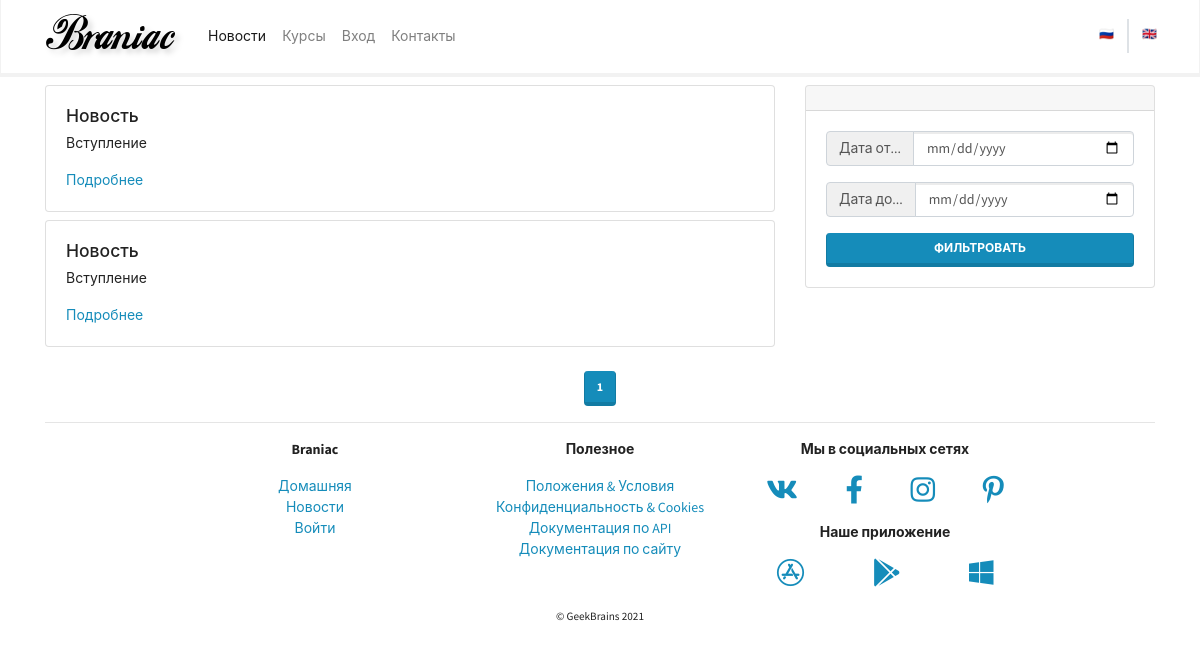
Page /mainapp/news/ on the earlier database version.
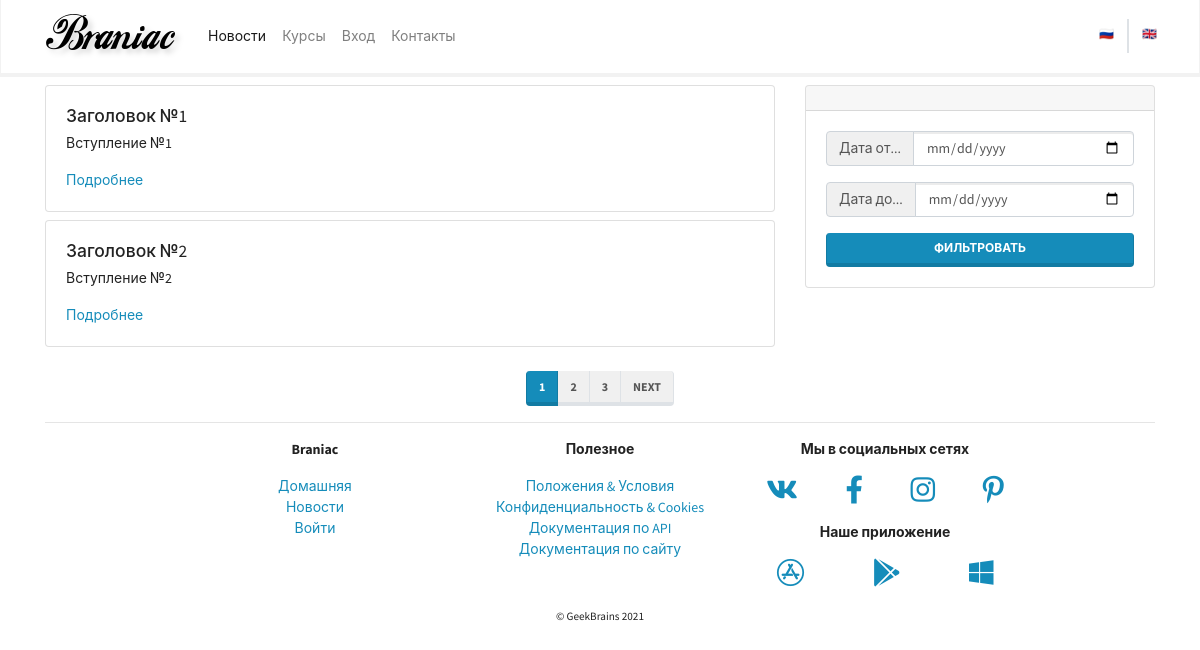
Same page on the later database version.
### mainapp/models.py (models this page shows, shortened)
class BaseModel(models.Model):
    created_at = models.DateTimeField(auto_now_add=True, verbose_name='Дата создания')
    updated_at = models.DateTimeField(auto_now=True, verbose_name='Дата последнего изменения')
    deleted = models.BooleanField(default=False, verbose_name='Удален')
    class Meta:
        abstract = True
        ordering = ('-created_at',)  # сортировка в обратном порядке по времени создания

class News(BaseModel):
    object = NewsManager()
    title = models.CharField(max_length=255, verbose_name='Заголовок')
    preamble = models.CharField(max_length=1000, verbose_name='Вступление')
    body = models.TextField(verbose_name='Содержимое')
    body_as_markdown = models.BooleanField(default=False, verbose_name='Способ разметки')
    class Meta:
        verbose_name = 'новость'
        verbose_name_plural = 'новости'

### mainapp/views.py (the view)
# urls.py: path('news/', views.NewsListView.as_view(), name='news'),
class NewsListView(ListView):
    model = News
    paginate_by = 2
    def get_queryset(self):
        return super().get_queryset().filter(deleted=False)

### mainapp/context_processor.py (called while the page is built)
def my_context_processor(request):
    return {
        'foo': 'bar'
    }

### mainapp/models.py (called while the page is built)
    def get_queryset(self):
        return super().get_queryset().filter(deleted=False)

### mainapp/templates/mainapp/news_list.html (shortened to what this page needs)
{% extends 'mainapp/base.html' %}
{% block content %}
<div class="row">
    <div class="col-lg-8">
        {% for item in page_obj %}
        <div class="card my-2">
            <div class="card-body">
                <h5 class="card-title">{{ item.title }}</h5>
                <p class="card-text">{{ item.preamble }}</p>
                <div class="row">
                    <div class="col">
                        <a href="{% url 'mainapp:news_detail' pk=item.pk %}"
                           class="card-link">Подробнее</a>
                    </div>
                </div>
            </div>
        </div>
        {% endfor %}
    </div>
    <div class="col-lg-4">
        <div class="card my-2 sticky-top">
            <div class="card-header">
            </div>
            <div class="card-body">
                <form action="">
                    <div class="input-group mb-3">
                        <div class="input-group-prepend">
                            <span class="input-group-text" id="basic-addon1">Дата от...</span>
                        </div>
                        <input type="date" class="form-control" name="dateFrom">
                    </div>
                    <div class="input-group mb-3">
                        <div class="input-group-prepend">
                            <span class="input-group-text" id="basic-addon1">Дата до...</span>
                        </div>
                        <input type="date" class="form-control" name="dateTo">
                    </div>
                    <button type="submit"
                            class="btn btn-primary btn-block">Фильтровать
                    </button>
                </form>
            </div>
        </div>
    </div>
</div>
<div class="row justify-content-center align-items-center mt-3 mb-n3">
    <nav aria-label="Page navigation example">
        <ul class="pagination">
            {% for item in page_obj.paginator.page_range %}
                <li class="page-item {% if item == page_obj.number %} active {% endif %}"><a class="page-link" href="?page={{ item }}">{{ item }}</a></li>
            {% endfor %}
            {% if page_obj.has_next %}
                <li class="page-item"><a class="page-link" href="?page={{ page_obj.next_page_number }}">Next</a></li>
            {% endif %}
        </ul>
    </nav>
</div>
{% endblock content %}

### mainapp/templates/mainapp/base.html (shortened to what this page needs)
{% load static %}
<!doctype html>
<html lang="ru">
<head>
    <link rel="stylesheet" href="{% static 'css/bootstrap.min.css' %}">
    <link rel="stylesheet" href="{% static 'css/Chart.min.css' %}">
    <link rel="stylesheet" href="{% static 'css/fontawesome.all.min.css' %}">
</head>
<body>
    <nav class="navbar navbar-expand-lg navbar-light bg-light">
        <div class="container">
            <a class="navbar-brand" href="{% url 'mainapp:index' %}">
                <img src="{% static 'img/logo.png' %}" alt="">
            </a>
{% include 'mainapp/includes/inc_main_menu.html' %}
        </div>
    </nav>
    <div class="container-md">
    {% block content %}
        {% endblock %}
    </div>
    <div class="container-lg mt-auto">
        <hr>
        <div class="row justify-content-center">
            <div class="col-sm-6 col-md-3 text-center">
                <p>
                    <strong>Braniac</strong>
                </p>
                <p>
                <ul class="list-unstyled">
                    <li><a href="{% url 'mainapp:index' %}">Домашняя</a></li>
                    <li><a href="{% url 'mainapp:news' %}">Новости</a></li>
                {% if user.is_authenticated %}
                    <li><a href="{% url 'authapp:logout' %}">Выйти</a></li>
                {% else %}
                    <li><a href="{% url 'authapp:login' %}">Войти</a></li>
                {% endif %}
                </ul>
                </p>
            </div>
            <div class="col-sm-6 col-md-3 text-center">
                <p>
                    <strong>Полезное</strong>
                </p>
                <p>
                <ul class="list-unstyled">
                    <li><a href="#">Положения &amp; Условия</a></li>
                    <li><a href="#">Конфиденциальность &amp; Cookies</a></li>
                    <li><a href="#">Документация по API</a></li>
                    <li><a href="{% url 'mainapp:docsite' %}">Документация по сайту</a></li>
                </ul>
                </p>
            </div>
            <div class="col-sm-6 col-md-3 text-center">
                <p>
                    <strong>Мы в социальных сетях</strong>
                </p>
                <p>
                <div class="row justify-content-around">
                    <div><a href="#"><i class="fab fa-vk fa-2x"></i></a></div>
                    <div><a href="#"><i class="fab fa-facebook-f fa-2x"></i></a></div>
                    <div><a href="#"><i class="fab fa-instagram fa-2x"></i></a></div>
                    <div><a href="#"><i class="fab fa-pinterest-p fa-2x"></i></a></div>
                </div>
                </p>
                <p>
                    <strong>Наше приложение</strong>
                </p>
                <p>
                <div class="row justify-content-around">
                    <div><a href="#"><i class="fab fa-app-store fa-2x"></i></a></div>
                    <div><a href="#"><i class="fab fa-google-play fa-2x"></i></a></div>
                    <div><a href="#"><i class="fab fa-windows fa-2x"></i></a></div>
                </div>
                </p>
            </div>
        </div>
        <div class="row justify-content-center">
            <div>
                <p><small>&copy; GeekBrains 2021</small></p>
            </div>
        </div>
    </div>
</body>
</html>

### mainapp/templates/mainapp/includes/inc_main_menu.html (shortened to what this page needs)
<div class="collapse navbar-collapse" id="navbarSupportedContent">
    <ul class="navbar-nav mr-auto">
        <li class="nav-item {% if request.resolver_match.view_name == 'mainapp:news' %} active {% endif %}">
            <a class="nav-link" href="{% url 'mainapp:news' %}">Новости</a>
        </li>
        <li class="nav-item {% if request.resolver_match.view_name == 'mainapp:courses' %} active {% endif %}">
            <a class="nav-link" href="{% url 'mainapp:courses' %}">Курсы</a>
        </li>
        {% if user.is_authenticated %}
        <li class="nav-item dropdown">
            <a class="nav-link dropdown-toggle" href="#" id="ddProfile" role="button" data-toggle="dropdown"
               aria-haspopup="true" aria-expanded="false">
                Профиль
            </a>
            <div class="dropdown-menu" aria-labelledby="ddProfile">
                <a class="dropdown-item" href="{% url 'authapp:edit' %}">Редактировать профиль</a>
                <a class="dropdown-item" href="#">Мои курсы</a>
                <div class="dropdown-divider"></div>
                {% if user.is_staff %}
                <a class="dropdown-item" href="{% url 'admin:index' %}">Модерация</a>
                {% endif %}
                {% if user.is_superuser %}
                <a class="dropdown-item" href="{% url 'admin:index' %}">Административный раздел</a>
                <a class="dropdown-item" href="{% url 'mainapp:logs_list' %}">Логи</a>
                {% endif %}
                <div class="dropdown-divider"></div>
                <a class="dropdown-item" href="{% url 'authapp:logout' %}">Выход</a>
            </div>
        </li>
        {% else %}
        <li class="nav-item {% if request.resolver_match.view_name == 'mainapp:contacts' %} active {% endif %}">
            <a class="nav-link" href="{% url 'authapp:login' %}">Вход</a>
        </li>
        {% endif %}
        <li class="nav-item {% if request.resolver_match.view_name == 'mainapp:contacts' %} active {% endif %}">
            <a class="nav-link" href="{% url 'mainapp:contacts' %}">Контакты</a>
        </li>
    </ul>
    <div class="row">
        <div class="col p-0 border-right">
            <form action="{% url 'set_language' %}" method="post">
                <button class="btn btn-link" type="submit">🇷🇺</button>
            </form>
        </div>
        <div class="col p-0 border-left">
            <form action="{% url 'set_language' %}" method="post">
                <button class="btn btn-link" type="submit">🇬🇧</button>
            </form>
        </div>
    </div>
</div>

Differences in the rows shown:
changed News: title "Новость" → "Заголовок №1"; preamble "Вступление" → "Вступление №1"
changed News: title "Новость" → "Заголовок №2"; preamble "Вступление" → "Вступление №2"
Other differences:
new list line: "2"
new list line: "3"
text now shown: "NEXT"
